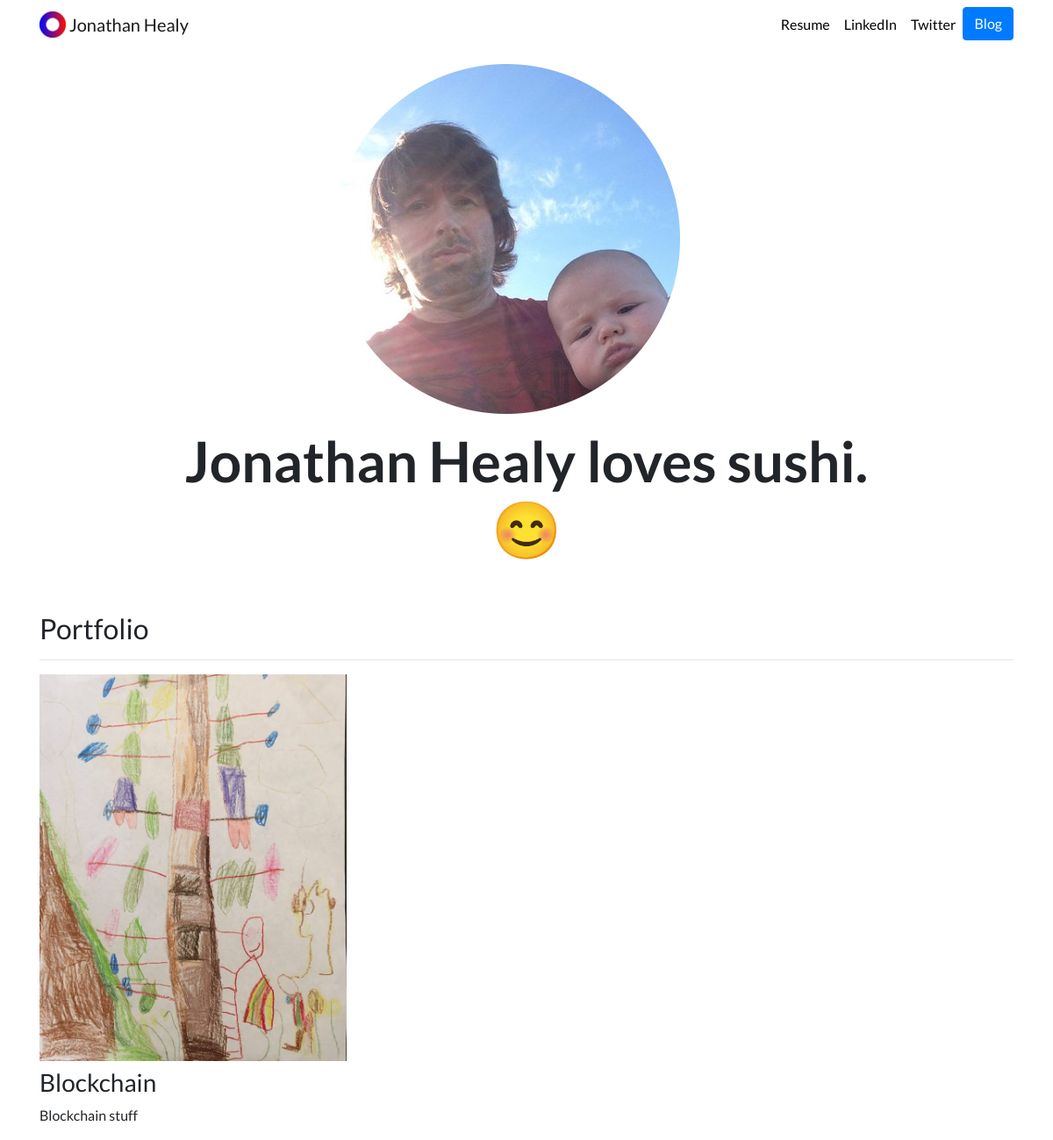
Before: / with the older database file.
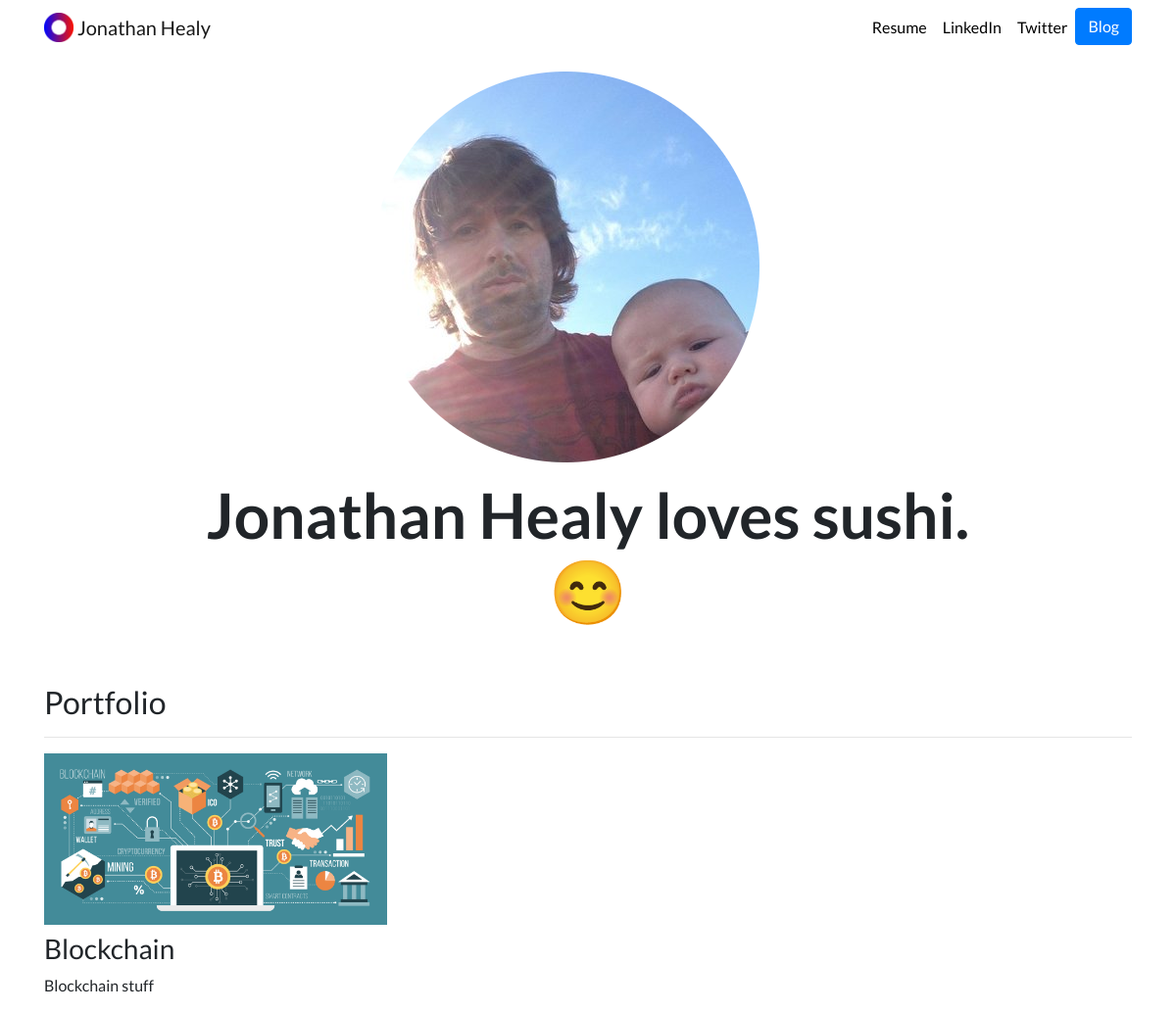
After: the same page with the newer database file.
### portfolio/models.py (models this page shows, shortened)
class Project(models.Model):
    title = models.CharField(max_length=100)
    description = models.CharField(max_length=250)
    image = models.ImageField(upload_to="portfolio/images/")
    url = models.URLField(blank=True)

### portfolio/views.py (the view)
# urls.py: 2. Add a URL to urlpatterns:  path('', views.home, name='home')
def home(request):
    projects = Project.objects.all()
    return render(request, 'portfolio/home.html', {'projects':projects})

### portfolio/templates/portfolio/home.html
{% extends "portfolio/base.html" %}
{% load static %}
{% block content %}
<div class="row justify-content-center my-3">
  <div class="col-5">
    <img src="{% static 'portfolio/jon_carson_circle.png' %}" class="img-fluid">
  </div>
</div>
<div class="row justify-content-center mb-3">
  <div class="col-md-9 text-center">
    <h1 id="hometext" class="font-weight-bold">Jonathan Healy loves sushi. 😊</h1>
  </div>
</div>
<h2 class="mt-5">Portfolio</h2>
<hr>
<div class="row">
  {% for project in projects %}
  <div class="col-lg-4 col-md-6">
    {% if project.url %}
    <a href="{{ project.url }}">
      <img src="{{ project.image.url }}" class="img-fluid mb-2">
    </a>
    {% else %}
    <img src="{{ project.image.url }}" class="img-fluid mb-2">
    {% endif %}
    <h3>{{ project.title }}</h3>
    <p>{{ project.description }}</p>
  </div>
  {% endfor %}
</div>
{% endblock %}

### portfolio/templates/portfolio/base.html (shortened to what this page needs)
{% load static %}
<!doctype html>
<html lang="en">
<head>
  <link rel="stylesheet" href="https://stackpath.bootstrapcdn.com/bootstrap/4.4.1/css/bootstrap.min.css">
  <link rel="stylesheet" href="{% static "portfolio/custom.css" %}">
</head>
<body>
  <nav id="topNav" class="navbar navbar-expand-md navbar-light">
    <div class="container">
      <a class="navbar-brand" href="{% url 'home' %}">
        <img src="{% static "portfolio/Logo.png" %}" width="30" height="30" class="d-inline-block align-top" alt="Jon's Logo">
        <span>Jonathan Healy</span>
      </a>
      <div class="collapse navbar-collapse text-center" id="navbarNav">
        <ul class="navbar-nav ml-auto">
          <li class="nav-item">
            <a class="nav-link" href="{% static "portfolio/resume.pdf" %}">Resume</a>
          </li>
          <li class="nav-item">
            <a class="nav-link" href="https://www.linkedin.com/in/jonathan-d-healy/" target="_blank">LinkedIn</a>
          </li>
          <li class="nav-item">
            <a class="nav-link" href="https://twitter.com/JonathanDHealy" target="_blank">Twitter</a>
          </li>
          <li>
            <a role="button" href="{% url 'blog:all_blogs' %}" class="btn btn-primary">Blog</a>
          </li>
        </ul>
      </div>
    </div>
  </nav>
  <div class="container">
    {% block content %}{% endblock %}
  </div>
</body>
</html>

### portfolio/static/portfolio/custom.css (style rules this page uses)
.navbar-nav .nav-link { color: rgba(0,0,0,1) !important; }
body { font-family: 'Lato', sans-serif; }
@media (min-width: 992px) { #hometext { font-size: 4rem; } }

Changed rows visible on the page:
changed Project "Blockchain": image: picture added; image: picture removed
